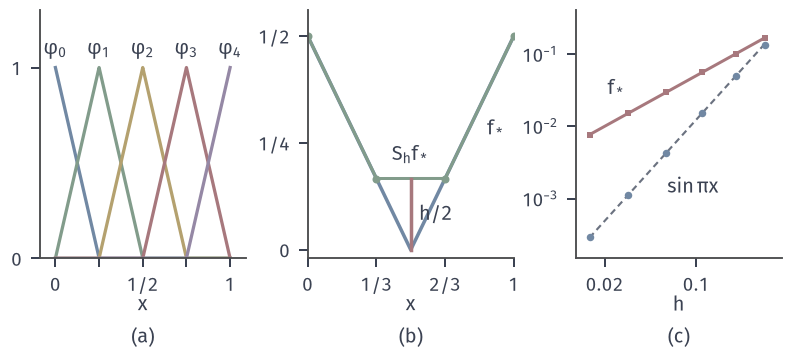

Source code (Python):
from pathlib import Path
import sys
ROOT = next(p for p in Path(__file__).resolve().parents if (p/"build.sh").is_file() and (p/"tex/book.tex").is_file())
sys.path.insert(0, str(ROOT/"figures/00-shared/mathematical-preliminaries-upper/00-shared/comprehension-figures"))
from support import figure, save, BLUE, GREEN, YELLOW, RED, PURPLE, INK, MUTED, GRID, BLUE_FILL, GREEN_FILL, YELLOW_FILL, RED_FILL, PURPLE_FILL
import numpy as np

def panel_labels(fig, axes, y=.02):
    for ax, s in zip(axes, "(a) (b) (c)".split()):
        q = ax.get_position(); fig.text((q.x0+q.x1)/2, y, s, ha="center", va="bottom")

# (a) hat functions on the grid i/4. (b) f*=|x-1/2| and its interpolant on the grid i/3, where 1/2 is not a node. (c) uniform errors for N odd.
fig, axes = figure(width_mm=112, height_mm=50, ncols=3)
fig.set_layout_engine(None)
fig.subplots_adjust(left=.05, right=.985, top=.97, bottom=.27, wspace=.3)
x = np.linspace(0, 1, 4001)
ax = axes[0]
t4 = np.arange(5)/4
cols = [BLUE, GREEN, YELLOW, RED, PURPLE]
for i in range(5):
    y = np.interp(x, t4, np.eye(5)[i]); ax.plot(x, y, color=cols[i], lw=1.3)
for i, xp in enumerate(t4): ax.text(xp, 1.07, rf'$\varphi_{i}$', ha='center')
ax.set_xlim(-.09, 1.09); ax.set_ylim(0, 1.3); ax.set_xticks(t4); ax.set_xticklabels(['0', '', '1/2', '', '1']); ax.set_yticks([0, 1]); ax.set_xlabel('$x$', labelpad=0)
ax = axes[1]
t3 = np.arange(4)/3; fs = np.abs(x-.5)
ax.plot(x, fs, color=BLUE, lw=1.4); ax.plot(x, np.interp(x, t3, np.abs(t3-.5)), color=GREEN, lw=1.2)
ax.plot(t3, np.abs(t3-.5), 'o', ms=3.2, color=GREEN, mew=0)
ax.plot([.5, .5], [0, 1/6], color=RED, lw=1.4)
ax.text(.54, .07, r'$h/2$', ha='left'); ax.text(.5, .21, r'$S_hf_*$', ha='center'); ax.text(.87, .27, r'$f_*$', ha='left')
ax.set_xlim(0, 1); ax.set_ylim(-.02, .56); ax.set_xticks([0, 1/3, 2/3, 1]); ax.set_xticklabels(['0', '1/3', '2/3', '1']); ax.set_yticks([0, .25, .5]); ax.set_yticklabels(['0', '1/4', '1/2']); ax.set_xlabel('$x$', labelpad=0)
ax = axes[2]
Ns = np.array([3, 5, 9, 17, 33, 65]); xs = np.linspace(0, 1, 200001); es = []
for N in Ns:
    t = np.linspace(0, 1, N+1); es.append(np.abs(np.sin(np.pi*xs)-np.interp(xs, t, np.sin(np.pi*t))).max())
h = 1/Ns
ax.loglog(h, np.pi**2*h**2/8, color=MUTED, lw=.85, ls=(0, (3, 2)))
ax.loglog(h, es, color=BLUE, lw=0, marker='o', ms=3, mew=0)
ax.loglog(h, h/2, color=RED, lw=1.2, marker='s', ms=2.8, mew=0)
ax.text(.06, 1.2e-3, r'$\sin\pi x$', ha='left'); ax.text(.021, .028, r'$f_*$', ha='left')
ax.set_xlim(.012, .45); ax.set_ylim(1.5e-4, .4); ax.set_xlabel('$h$', labelpad=0); ax.set_xticks([.02, .1]); ax.set_xticklabels(['0.02', '0.1']); ax.minorticks_off()
panel_labels(fig, axes)
save(fig, Path(__file__).resolve().parent, 'figure', {'formula': 'hat functions; piecewise linear interpolation errors; sin(pi x) vs pi^2 h^2/8; f* error = h/2 for odd N'})
